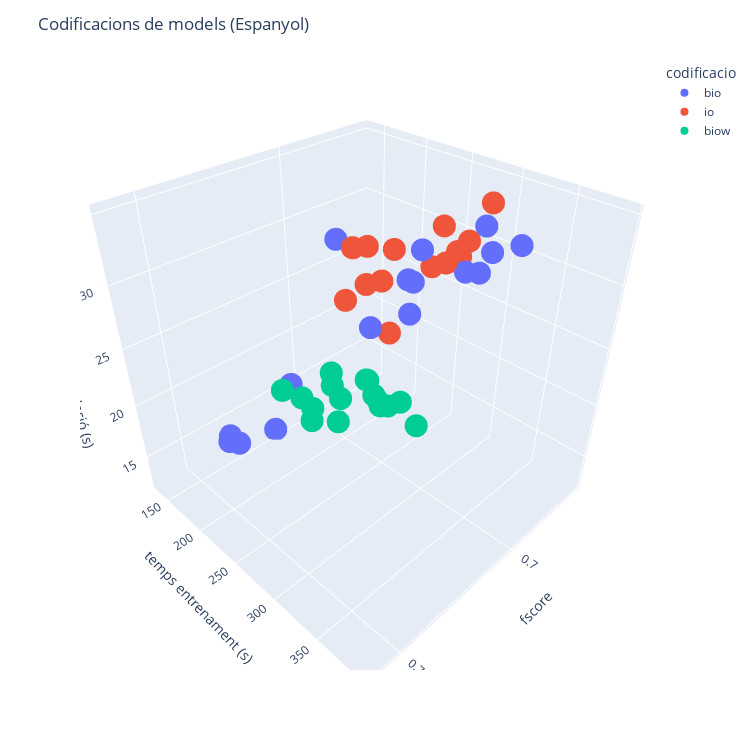

Notebook source saved alongside this figure:
### Markdown cell above
##### Visualització de resultats

### Code cell
hover_data = {
    'recall': True, 
    'precision': True,
    'pos_enabled_v': True,
    'is_upper_case_v': True,
    'pos_pred': True,
    'pos_post': True,
}

fig = px.scatter_3d(dataframe_espanyol, 
                     x='fscore', 
                     y='temps entrenament (s)', 
                     z='temps validació (s)', 
                     color='codificacio', 
                     hover_data=hover_data)

fig.update_layout(width=750, height=750, title="Codificacions de models (Espanyol)")

fig.show()

### Figure 1 — Plotly figure (JSON) as saved in the notebook; plotly's stock layout.template omitted (floating-point values rounded to 4 significant figures)
{"data": [{"customdata": [[0.749, 0.721, true, true, true, true], [0.774, 0.667, true, false, true, true], [0.748, 0.718, false, true, true, true], [0.772, 0.652, false, false, true, true], [0.75, 0.717, true, true, true, false], [0.776, 0.644, true, false, true, false], [0.748, 0.709, false, true, true, false], [0.776, 0.627, false, false, true, false], [0.733, 0.703, true, true, false, true], [0.766, 0.641, true, false, false, true], [0.728, 0.696, false, true, false, true], [0.763, 0.624, false, false, false, true], [0.733, 0.7, true, true, false, false], [0.777, 0.624, true, false, false, false], [0.725, 0.69, false, true, false, false], [0.778, 0.592, false, false, false, false]], "hovertemplate": "codificacio=bio<br>fscore=%{x}<br>temps entrenament (s)=%{y}<br>temps validació (s)=%{z}<br>recall=%{customdata[0]}<br>precision=%{customdata[1]}<br>pos_enabled_v=%{customdata[2]}<br>is_upper_case_v=%{customdata[3]}<br>pos_pred=%{customdata[4]}<br>pos_post=%{customdata[5]}<extra></extra>", "legendgroup": "bio", "marker": {"color": "#636efa", "symbol": "circle"}, "mode": "markers", "name": "bio", "scene": "scene", "showlegend": true, "type": "scatter3d", "x": [0.735, 0.717, 0.733, 0.707, 0.733, 0.704, 0.728, 0.694, 0.718, 0.698, 0.712, 0.687, 0.716, 0.692, 0.707, 0.673], "y": [141.5, 148.8, 135.0, 143.6, 149.3, 205.6, 309.7, 316.8, 320.8, 336.9, 303.9, 318.2, 318.1, 334.9, 304.2, 326.0], "z": [13.29, 12.44, 13.28, 15.78, 13.24, 30.96, 30.23, 31.12, 30.56, 32.07, 31.77, 33.82, 32.46, 32.9, 33.4, 31.56]}, {"customdata": [[0.744, 0.714, true, true, true, true], [0.76, 0.661, true, false, true, true], [0.744, 0.715, false, true, true, true], [0.76, 0.644, false, false, true, true], [0.74, 0.708, true, true, true, false], [0.759, 0.636, true, false, true, false], [0.739, 0.701, false, true, true, false], [0.755, 0.613, false, false, true, false], [0.727, 0.696, true, true, false, true], [0.754, 0.64, true, false, false, true], [0.721, 0.692, false, true, false, true], [0.748, 0.618, false, false, false, true], [0.723, 0.687, true, true, false, false], [0.755, 0.615, true, false, false, false], [0.73, 0.688, false, true, false, false], [0.76, 0.591, false, false, false, false]], "hovertemplate": "codificacio=io<br>fscore=%{x}<br>temps entrenament (s)=%{y}<br>temps validació (s)=%{z}<br>recall=%{customdata[0]}<br>precision=%{customdata[1]}<br>pos_enabled_v=%{customdata[2]}<br>is_upper_case_v=%{customdata[3]}<br>pos_pred=%{customdata[4]}<br>pos_post=%{customdata[5]}<extra></extra>", "legendgroup": "io", "marker": {"color": "#EF553B", "symbol": "circle"}, "mode": "markers", "name": "io", "scene": "scene", "showlegend": true, "type": "scatter3d", "x": [0.728, 0.707, 0.729, 0.697, 0.724, 0.692, 0.719, 0.677, 0.711, 0.692, 0.706, 0.676, 0.705, 0.678, 0.709, 0.665], "y": [293.4, 325.6, 288.3, 291.2, 295.8, 307.0, 267.3, 303.1, 284.4, 298.4, 274.9, 270.8, 260.0, 259.4, 253.7, 259.9], "z": [34.94, 33.18, 31.43, 30.95, 34.77, 31.75, 33.42, 34.28, 27.02, 31.15, 32.45, 29.67, 29.57, 31.49, 29.46, 29.28]}, {"customdata": [[0.763, 0.75, true, true, true, true], [0.78, 0.713, true, false, true, true], [0.759, 0.744, false, true, true, true], [0.779, 0.714, false, false, true, true], [0.76, 0.745, true, true, true, false], [0.776, 0.71, true, false, true, false], [0.756, 0.741, false, true, true, false], [0.777, 0.713, false, false, true, false], [0.769, 0.752, true, true, false, true], [0.781, 0.712, true, false, false, true], [0.767, 0.748, false, true, false, true], [0.779, 0.707, false, false, false, true], [0.765, 0.748, true, true, false, false], [0.776, 0.711, true, false, false, false], [0.771, 0.749, false, true, false, false], [0.777, 0.707, false, false, false, false]], "hovertemplate": "codificacio=biow<br>fscore=%{x}<br>temps entrenament (s)=%{y}<br>temps validació (s)=%{z}<br>recall=%{customdata[0]}<br>precision=%{customdata[1]}<br>pos_enabled_v=%{customdata[2]}<br>is_upper_case_v=%{customdata[3]}<br>pos_pred=%{customdata[4]}<br>pos_post=%{customdata[5]}<extra></extra>", "legendgroup": "biow", "marker": {"color": "#00cc96", "symbol": "circle"}, "mode": "markers", "name": "biow", "scene": "scene", "showlegend": true, "type": "scatter3d", "x": [0.756, 0.745, 0.752, 0.745, 0.752, 0.742, 0.748, 0.744, 0.76, 0.745, 0.757, 0.742, 0.756, 0.743, 0.76, 0.74], "y": [358.6, 393.3, 342.1, 370.4, 349.2, 372.9, 329.3, 360.1, 347.7, 364.0, 329.4, 343.7, 335.8, 353.2, 321.3, 339.6], "z": [29.4, 29.38, 30.46, 29.55, 29.94, 29.53, 30.22, 29.19, 29.48, 29.24, 29.69, 29.67, 29.16, 29.18, 30.19, 29.2]}], "layout": {"height": 750, "legend": {"title": {"text": "codificacio"}, "tracegroupgap": 0}, "margin": {"t": 60}, "scene": {"domain": {"x": [0, 1], "y": [0, 1]}, "xaxis": {"title": {"text": "fscore"}}, "yaxis": {"title": {"text": "temps entrenament (s)"}}, "zaxis": {"title": {"text": "temps validació (s)"}}}, "title": {"text": "Codificacions de models (Espanyol)"}, "width": 750}}
